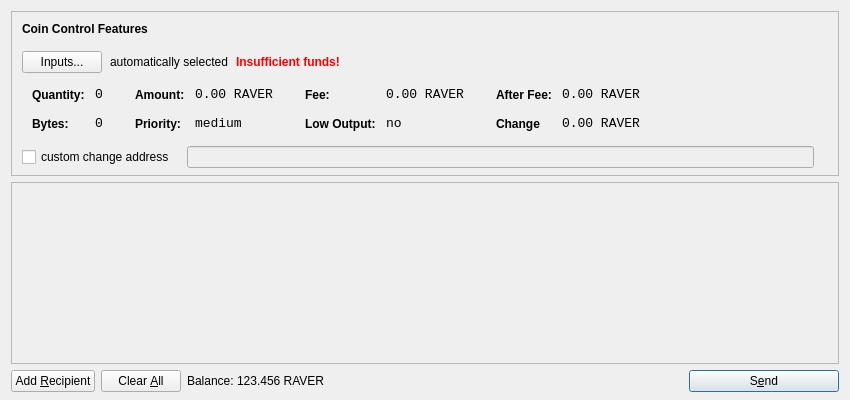
<?xml version="1.0" encoding="UTF-8"?>
<ui version="4.0">
 <class>SendCoinsDialog</class>
 <widget class="QDialog" name="SendCoinsDialog">
  <property name="geometry">
   <rect>
    <x>0</x>
    <y>0</y>
    <width>850</width>
    <height>400</height>
   </rect>
  </property>
  <property name="windowTitle">
   <string>Send Coins</string>
  </property>
  <layout class="QVBoxLayout" name="verticalLayout" stretch="0,1,0">
   <property name="bottomMargin">
    <number>8</number>
   </property>
   <item>
    <widget class="QFrame" name="frameCoinControl">
     <property name="sizePolicy">
      <sizepolicy hsizetype="Expanding" vsizetype="Expanding">
       <horstretch>0</horstretch>
       <verstretch>0</verstretch>
      </sizepolicy>
     </property>
     <property name="maximumSize">
      <size>
       <width>16777215</width>
       <height>16777215</height>
      </size>
     </property>
     <property name="frameShape">
      <enum>QFrame::StyledPanel</enum>
     </property>
     <property name="frameShadow">
      <enum>QFrame::Sunken</enum>
     </property>
     <layout class="QVBoxLayout" name="verticalLayoutCoinControl2">
      <property name="spacing">
       <number>-1</number>
      </property>
      <property name="leftMargin">
       <number>0</number>
      </property>
      <property name="topMargin">
       <number>0</number>
      </property>
      <property name="rightMargin">
       <number>0</number>
      </property>
      <property name="bottomMargin">
       <number>6</number>
      </property>
      <item>
       <layout class="QVBoxLayout" name="verticalLayoutCoinControl" stretch="0,0,0,0,1">
        <property name="spacing">
         <number>0</number>
        </property>
        <property name="leftMargin">
         <number>10</number>
        </property>
        <property name="topMargin">
         <number>10</number>
        </property>
        <item>
         <layout class="QHBoxLayout" name="horizontalLayoutCoinControl1">
          <property name="bottomMargin">
           <number>15</number>
          </property>
          <item>
           <widget class="QLabel" name="labelCoinControlFeatures">
            <property name="sizePolicy">
             <sizepolicy hsizetype="Preferred" vsizetype="Maximum">
              <horstretch>0</horstretch>
              <verstretch>0</verstretch>
             </sizepolicy>
            </property>
            <property name="font">
             <font>
              <weight>75</weight>
              <bold>true</bold>
             </font>
            </property>
            <property name="styleSheet">
             <string notr="true">font-weight:bold;</string>
            </property>
            <property name="text">
             <string>Coin Control Features</string>
            </property>
           </widget>
          </item>
         </layout>
        </item>
        <item>
         <layout class="QHBoxLayout" name="horizontalLayoutCoinControl2" stretch="0,0,0,0">
          <property name="spacing">
           <number>8</number>
          </property>
          <property name="bottomMargin">
           <number>10</number>
          </property>
          <item>
           <widget class="QPushButton" name="pushButtonCoinControl">
            <property name="styleSheet">
             <string notr="true"/>
            </property>
            <property name="text">
             <string>Inputs...</string>
            </property>
           </widget>
          </item>
          <item>
           <widget class="QLabel" name="labelCoinControlAutomaticallySelected">
            <property name="text">
             <string>automatically selected</string>
            </property>
            <property name="margin">
             <number>5</number>
            </property>
           </widget>
          </item>
          <item>
           <widget class="QLabel" name="labelCoinControlInsuffFunds">
            <property name="font">
             <font>
              <weight>75</weight>
              <bold>true</bold>
             </font>
            </property>
            <property name="styleSheet">
             <string notr="true">color:red;font-weight:bold;</string>
            </property>
            <property name="text">
             <string>Insufficient funds!</string>
            </property>
            <property name="margin">
             <number>5</number>
            </property>
           </widget>
          </item>
          <item>
           <spacer name="horizontalSpacerCoinControl">
            <property name="orientation">
             <enum>Qt::Horizontal</enum>
            </property>
            <property name="sizeHint" stdset="0">
             <size>
              <width>40</width>
              <height>1</height>
             </size>
            </property>
           </spacer>
          </item>
         </layout>
        </item>
        <item>
         <widget class="QWidget" name="widgetCoinControl" native="true">
          <property name="sizePolicy">
           <sizepolicy hsizetype="Preferred" vsizetype="Preferred">
            <horstretch>0</horstretch>
            <verstretch>0</verstretch>
           </sizepolicy>
          </property>
          <property name="minimumSize">
           <size>
            <width>0</width>
            <height>0</height>
           </size>
          </property>
          <property name="styleSheet">
           <string notr="true"/>
          </property>
          <layout class="QHBoxLayout" name="horizontalLayoutCoinControl5">
           <property name="margin">
            <number>0</number>
           </property>
           <item>
            <layout class="QHBoxLayout" name="horizontalLayoutCoinControl3" stretch="0,0,0,1">
             <property name="spacing">
              <number>20</number>
             </property>
             <property name="topMargin">
              <number>0</number>
             </property>
             <property name="bottomMargin">
              <number>10</number>
             </property>
             <item>
              <layout class="QFormLayout" name="formLayoutCoinControl1">
               <property name="horizontalSpacing">
                <number>10</number>
               </property>
               <property name="verticalSpacing">
                <number>14</number>
               </property>
               <property name="leftMargin">
                <number>10</number>
               </property>
               <property name="topMargin">
                <number>4</number>
               </property>
               <property name="rightMargin">
                <number>6</number>
               </property>
               <item row="0" column="0">
                <widget class="QLabel" name="labelCoinControlQuantityText">
                 <property name="styleSheet">
                  <string notr="true">font-weight:bold;</string>
                 </property>
                 <property name="text">
                  <string>Quantity:</string>
                 </property>
                 <property name="margin">
                  <number>0</number>
                 </property>
                </widget>
               </item>
               <item row="0" column="1">
                <widget class="QLabel" name="labelCoinControlQuantity">
                 <property name="font">
                  <font>
                   <family>Monospace</family>
                   <pointsize>10</pointsize>
                  </font>
                 </property>
                 <property name="cursor">
                  <cursorShape>IBeamCursor</cursorShape>
                 </property>
                 <property name="contextMenuPolicy">
                  <enum>Qt::ActionsContextMenu</enum>
                 </property>
                 <property name="text">
                  <string>0</string>
                 </property>
                 <property name="margin">
                  <number>0</number>
                 </property>
                 <property name="textInteractionFlags">
                  <set>Qt::LinksAccessibleByMouse|Qt::TextSelectableByKeyboard|Qt::TextSelectableByMouse</set>
                 </property>
                </widget>
               </item>
               <item row="1" column="0">
                <widget class="QLabel" name="labelCoinControlBytesText">
                 <property name="styleSheet">
                  <string notr="true">font-weight:bold;</string>
                 </property>
                 <property name="text">
                  <string>Bytes:</string>
                 </property>
                </widget>
               </item>
               <item row="1" column="1">
                <widget class="QLabel" name="labelCoinControlBytes">
                 <property name="font">
                  <font>
                   <family>Monospace</family>
                   <pointsize>10</pointsize>
                  </font>
                 </property>
                 <property name="cursor">
                  <cursorShape>IBeamCursor</cursorShape>
                 </property>
                 <property name="contextMenuPolicy">
                  <enum>Qt::ActionsContextMenu</enum>
                 </property>
                 <property name="text">
                  <string>0</string>
                 </property>
                 <property name="textInteractionFlags">
                  <set>Qt::LinksAccessibleByMouse|Qt::TextSelectableByKeyboard|Qt::TextSelectableByMouse</set>
                 </property>
                </widget>
               </item>
              </layout>
             </item>
             <item>
              <layout class="QFormLayout" name="formLayoutCoinControl2">
               <property name="horizontalSpacing">
                <number>10</number>
               </property>
               <property name="verticalSpacing">
                <number>14</number>
               </property>
               <property name="leftMargin">
                <number>6</number>
               </property>
               <property name="topMargin">
                <number>4</number>
               </property>
               <property name="rightMargin">
                <number>6</number>
               </property>
               <item row="0" column="0">
                <widget class="QLabel" name="labelCoinControlAmountText">
                 <property name="styleSheet">
                  <string notr="true">font-weight:bold;</string>
                 </property>
                 <property name="text">
                  <string>Amount:</string>
                 </property>
                 <property name="margin">
                  <number>0</number>
                 </property>
                </widget>
               </item>
               <item row="0" column="1">
                <widget class="QLabel" name="labelCoinControlAmount">
                 <property name="font">
                  <font>
                   <family>Monospace</family>
                   <pointsize>10</pointsize>
                  </font>
                 </property>
                 <property name="cursor">
                  <cursorShape>IBeamCursor</cursorShape>
                 </property>
                 <property name="contextMenuPolicy">
                  <enum>Qt::ActionsContextMenu</enum>
                 </property>
                 <property name="text">
                  <string>0.00 RAVER</string>
                 </property>
                 <property name="textInteractionFlags">
                  <set>Qt::LinksAccessibleByMouse|Qt::TextSelectableByKeyboard|Qt::TextSelectableByMouse</set>
                 </property>
                </widget>
               </item>
               <item row="1" column="0">
                <widget class="QLabel" name="labelCoinControlPriorityText">
                 <property name="styleSheet">
                  <string notr="true">font-weight:bold;</string>
                 </property>
                 <property name="text">
                  <string>Priority:</string>
                 </property>
                </widget>
               </item>
               <item row="1" column="1">
                <widget class="QLabel" name="labelCoinControlPriority">
                 <property name="font">
                  <font>
                   <family>Monospace</family>
                   <pointsize>10</pointsize>
                  </font>
                 </property>
                 <property name="cursor">
                  <cursorShape>IBeamCursor</cursorShape>
                 </property>
                 <property name="contextMenuPolicy">
                  <enum>Qt::ActionsContextMenu</enum>
                 </property>
                 <property name="text">
                  <string>medium</string>
                 </property>
                 <property name="textInteractionFlags">
                  <set>Qt::LinksAccessibleByMouse|Qt::TextSelectableByKeyboard|Qt::TextSelectableByMouse</set>
                 </property>
                </widget>
               </item>
              </layout>
             </item>
             <item>
              <layout class="QFormLayout" name="formLayoutCoinControl3">
               <property name="horizontalSpacing">
                <number>10</number>
               </property>
               <property name="verticalSpacing">
                <number>14</number>
               </property>
               <property name="leftMargin">
                <number>6</number>
               </property>
               <property name="topMargin">
                <number>4</number>
               </property>
               <property name="rightMargin">
                <number>6</number>
               </property>
               <item row="0" column="0">
                <widget class="QLabel" name="labelCoinControlFeeText">
                 <property name="styleSheet">
                  <string notr="true">font-weight:bold;</string>
                 </property>
                 <property name="text">
                  <string>Fee:</string>
                 </property>
                 <property name="margin">
                  <number>0</number>
                 </property>
                </widget>
               </item>
               <item row="0" column="1">
                <widget class="QLabel" name="labelCoinControlFee">
                 <property name="font">
                  <font>
                   <family>Monospace</family>
                   <pointsize>10</pointsize>
                  </font>
                 </property>
                 <property name="cursor">
                  <cursorShape>IBeamCursor</cursorShape>
                 </property>
                 <property name="contextMenuPolicy">
                  <enum>Qt::ActionsContextMenu</enum>
                 </property>
                 <property name="text">
                  <string>0.00 RAVER</string>
                 </property>
                 <property name="textInteractionFlags">
                  <set>Qt::LinksAccessibleByMouse|Qt::TextSelectableByKeyboard|Qt::TextSelectableByMouse</set>
                 </property>
                </widget>
               </item>
               <item row="1" column="0">
                <widget class="QLabel" name="labelCoinControlLowOutputText">
                 <property name="styleSheet">
                  <string notr="true">font-weight:bold;</string>
                 </property>
                 <property name="text">
                  <string>Low Output:</string>
                 </property>
                </widget>
               </item>
               <item row="1" column="1">
                <widget class="QLabel" name="labelCoinControlLowOutput">
                 <property name="font">
                  <font>
                   <family>Monospace</family>
                   <pointsize>10</pointsize>
                  </font>
                 </property>
                 <property name="cursor">
                  <cursorShape>IBeamCursor</cursorShape>
                 </property>
                 <property name="contextMenuPolicy">
                  <enum>Qt::ActionsContextMenu</enum>
                 </property>
                 <property name="text">
                  <string>no</string>
                 </property>
                 <property name="textInteractionFlags">
                  <set>Qt::LinksAccessibleByMouse|Qt::TextSelectableByKeyboard|Qt::TextSelectableByMouse</set>
                 </property>
                </widget>
               </item>
              </layout>
             </item>
             <item>
              <layout class="QFormLayout" name="formLayoutCoinControl4">
               <property name="horizontalSpacing">
                <number>10</number>
               </property>
               <property name="verticalSpacing">
                <number>14</number>
               </property>
               <property name="leftMargin">
                <number>6</number>
               </property>
               <property name="topMargin">
                <number>4</number>
               </property>
               <property name="rightMargin">
                <number>6</number>
               </property>
               <item row="0" column="0">
                <widget class="QLabel" name="labelCoinControlAfterFeeText">
                 <property name="styleSheet">
                  <string notr="true">font-weight:bold;</string>
                 </property>
                 <property name="text">
                  <string>After Fee:</string>
                 </property>
                 <property name="margin">
                  <number>0</number>
                 </property>
                </widget>
               </item>
               <item row="0" column="1">
                <widget class="QLabel" name="labelCoinControlAfterFee">
                 <property name="font">
                  <font>
                   <family>Monospace</family>
                   <pointsize>10</pointsize>
                  </font>
                 </property>
                 <property name="cursor">
                  <cursorShape>IBeamCursor</cursorShape>
                 </property>
                 <property name="contextMenuPolicy">
                  <enum>Qt::ActionsContextMenu</enum>
                 </property>
                 <property name="text">
                  <string>0.00 RAVER</string>
                 </property>
                 <property name="textInteractionFlags">
                  <set>Qt::LinksAccessibleByMouse|Qt::TextSelectableByKeyboard|Qt::TextSelectableByMouse</set>
                 </property>
                </widget>
               </item>
               <item row="1" column="0">
                <widget class="QLabel" name="labelCoinControlChangeText">
                 <property name="styleSheet">
                  <string notr="true">font-weight:bold;</string>
                 </property>
                 <property name="text">
                  <string>Change</string>
                 </property>
                </widget>
               </item>
               <item row="1" column="1">
                <widget class="QLabel" name="labelCoinControlChange">
                 <property name="font">
                  <font>
                   <family>Monospace</family>
                   <pointsize>10</pointsize>
                  </font>
                 </property>
                 <property name="cursor">
                  <cursorShape>IBeamCursor</cursorShape>
                 </property>
                 <property name="contextMenuPolicy">
                  <enum>Qt::ActionsContextMenu</enum>
                 </property>
                 <property name="text">
                  <string>0.00 RAVER</string>
                 </property>
                 <property name="textInteractionFlags">
                  <set>Qt::LinksAccessibleByMouse|Qt::TextSelectableByKeyboard|Qt::TextSelectableByMouse</set>
                 </property>
                </widget>
               </item>
              </layout>
             </item>
            </layout>
           </item>
          </layout>
         </widget>
        </item>
        <item>
         <layout class="QHBoxLayout" name="horizontalLayoutCoinControl4" stretch="0,0,0">
          <property name="spacing">
           <number>12</number>
          </property>
          <property name="sizeConstraint">
           <enum>QLayout::SetDefaultConstraint</enum>
          </property>
          <property name="topMargin">
           <number>5</number>
          </property>
          <property name="rightMargin">
           <number>5</number>
          </property>
          <item>
           <widget class="QCheckBox" name="checkBoxCoinControlChange">
            <property name="text">
             <string>custom change address</string>
            </property>
           </widget>
          </item>
          <item>
           <widget class="QLineEdit" name="lineEditCoinControlChange">
            <property name="enabled">
             <bool>false</bool>
            </property>
            <property name="sizePolicy">
             <sizepolicy hsizetype="Expanding" vsizetype="Fixed">
              <horstretch>0</horstretch>
              <verstretch>0</verstretch>
             </sizepolicy>
            </property>
           </widget>
          </item>
          <item>
           <widget class="QLabel" name="labelCoinControlChangeLabel">
            <property name="sizePolicy">
             <sizepolicy hsizetype="Preferred" vsizetype="Expanding">
              <horstretch>0</horstretch>
              <verstretch>0</verstretch>
             </sizepolicy>
            </property>
            <property name="minimumSize">
             <size>
              <width>0</width>
              <height>0</height>
             </size>
            </property>
            <property name="text">
             <string/>
            </property>
            <property name="margin">
             <number>3</number>
            </property>
           </widget>
          </item>
         </layout>
        </item>
        <item>
         <spacer name="verticalSpacerCoinControl">
          <property name="orientation">
           <enum>Qt::Vertical</enum>
          </property>
          <property name="sizeHint" stdset="0">
           <size>
            <width>800</width>
            <height>1</height>
           </size>
          </property>
         </spacer>
        </item>
       </layout>
      </item>
     </layout>
    </widget>
   </item>
   <item>
    <widget class="QScrollArea" name="scrollArea">
     <property name="widgetResizable">
      <bool>true</bool>
     </property>
     <widget class="QWidget" name="scrollAreaWidgetContents">
      <property name="geometry">
       <rect>
        <x>0</x>
        <y>0</y>
        <width>830</width>
        <height>165</height>
       </rect>
      </property>
      <layout class="QVBoxLayout" name="verticalLayout_2">
       <property name="margin">
        <number>0</number>
       </property>
       <item>
        <layout class="QVBoxLayout" name="entries">
         <property name="spacing">
          <number>6</number>
         </property>
        </layout>
       </item>
       <item>
        <spacer name="verticalSpacer">
         <property name="orientation">
          <enum>Qt::Vertical</enum>
         </property>
         <property name="sizeHint" stdset="0">
          <size>
           <width>20</width>
           <height>40</height>
          </size>
         </property>
        </spacer>
       </item>
      </layout>
     </widget>
    </widget>
   </item>
   <item>
    <layout class="QHBoxLayout" name="horizontalLayout">
     <item>
      <widget class="QPushButton" name="addButton">
       <property name="toolTip">
        <string>Send to multiple recipients at once</string>
       </property>
       <property name="text">
        <string>Add &amp;Recipient</string>
       </property>
       <property name="icon">
        <iconset resource="../bitcoin.qrc">
         <normaloff>:/icons/add</normaloff>:/icons/add</iconset>
       </property>
       <property name="autoDefault">
        <bool>false</bool>
       </property>
      </widget>
     </item>
     <item>
      <widget class="QPushButton" name="clearButton">
       <property name="sizePolicy">
        <sizepolicy hsizetype="Minimum" vsizetype="Fixed">
         <horstretch>0</horstretch>
         <verstretch>0</verstretch>
        </sizepolicy>
       </property>
       <property name="toolTip">
        <string>Remove all transaction fields</string>
       </property>
       <property name="text">
        <string>Clear &amp;All</string>
       </property>
       <property name="icon">
        <iconset resource="../bitcoin.qrc">
         <normaloff>:/icons/remove</normaloff>:/icons/remove</iconset>
       </property>
       <property name="autoRepeatDelay">
        <number>300</number>
       </property>
       <property name="autoDefault">
        <bool>false</bool>
       </property>
      </widget>
     </item>
     <item>
      <layout class="QHBoxLayout" name="horizontalLayout_2">
       <property name="spacing">
        <number>3</number>
       </property>
       <item>
        <widget class="QLabel" name="label">
         <property name="sizePolicy">
          <sizepolicy hsizetype="Preferred" vsizetype="Fixed">
           <horstretch>0</horstretch>
           <verstretch>0</verstretch>
          </sizepolicy>
         </property>
         <property name="text">
          <string>Balance:</string>
         </property>
        </widget>
       </item>
       <item>
        <widget class="QLabel" name="labelBalance">
         <property name="sizePolicy">
          <sizepolicy hsizetype="Preferred" vsizetype="Fixed">
           <horstretch>0</horstretch>
           <verstretch>0</verstretch>
          </sizepolicy>
         </property>
         <property name="cursor">
          <cursorShape>IBeamCursor</cursorShape>
         </property>
         <property name="text">
          <string>123.456 RAVER</string>
         </property>
         <property name="textInteractionFlags">
          <set>Qt::LinksAccessibleByMouse|Qt::TextSelectableByKeyboard|Qt::TextSelectableByMouse</set>
         </property>
        </widget>
       </item>
      </layout>
     </item>
     <item>
      <spacer name="horizontalSpacer">
       <property name="orientation">
        <enum>Qt::Horizontal</enum>
       </property>
       <property name="sizeHint" stdset="0">
        <size>
         <width>40</width>
         <height>20</height>
        </size>
       </property>
      </spacer>
     </item>
     <item>
      <widget class="QPushButton" name="sendButton">
       <property name="minimumSize">
        <size>
         <width>150</width>
         <height>0</height>
        </size>
       </property>
       <property name="toolTip">
        <string>Confirm the send action</string>
       </property>
       <property name="text">
        <string>S&amp;end</string>
       </property>
       <property name="icon">
        <iconset resource="../bitcoin.qrc">
         <normaloff>:/icons/send</normaloff>:/icons/send</iconset>
       </property>
       <property name="default">
        <bool>true</bool>
       </property>
      </widget>
     </item>
    </layout>
   </item>
  </layout>
 </widget>
 <resources>
  <include location="../bitcoin.qrc"/>
 </resources>
 <connections/>
</ui>
